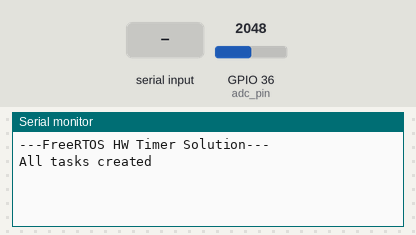
A sketch run on a simulated ESP32. On the bench: the last lines printed to the serial monitor. The test bench sets the inputs (shaded band); at power-on: GPIO 36 (adc_pin) = 2048.

Above: at 1.8 s.
1.9 s: "90,45\n" received over Serial
At 3.1 s:
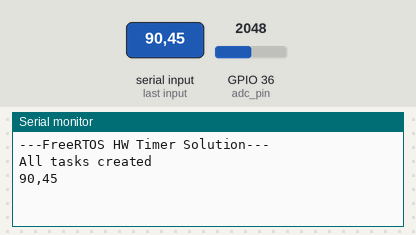
3.4 s: "0\n" received over Serial
At 4.6 s:
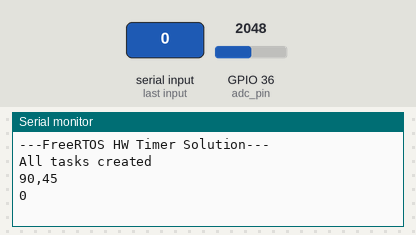
4.9 s: "on\n" received over Serial
At 6.2 s:
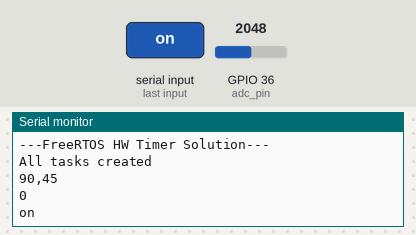

Measured:
- after the input at 1.9 s, the serial monitor: prints a new line at once (image 1)
- after the input at 3.4 s, the serial monitor: prints a new line at once (image 2)
- after the input at 4.9 s, the serial monitor: prints a new line at once (image 3)

The sketch:

IntroRTOSPart9Challenge.ino
```cpp
/**
 *
 * FreeRTOS Hardware Timer Challenge
 *
 * Challenge: create a sampling, processing, and interface system using hardware interrupts and
 * whatever kernel objects (e.g. queues, mutexes, and semaphores) you might need.
 *
 * You should implement a hardware timer in the ESP32 (here is a good article showing how to do that) that samples from an ADC pin once every 100 ms.
 * This sampled data should be copied to a double buffer (you could also use a circular buffer).
 * Whenever one of the buffers is full, the ISR should notify Task A.
 * Task A, when it receives notification from the ISR, should wake up and compute the average of the previously collected 10 samples.
 * Note that during this calculation time, the ISR may trigger again. This is where a double (or circular) buffer will help:
 * you can process one buffer while the other is filling up.
 *
 * When Task A is finished, it should update a global floating point variable that contains the newly computed average.
 * Do not assume that writing to this floating point variable will take a single instruction cycle!
 * You will need to protect that action as we saw in the queue episode.
 *
 * Task B should echo any characters received over the serial port back to the same serial port.
 * If the command “avg” is entered, it should display whatever is in the global average variable.
 * This is like a “final project” in that you will need to use many of the concepts we covered in previous lectures and challenges.
 *
 * Notes:
 * Circular Buffer info is rampant on youtube and was given in a previous example.
 * I wanted to play w/ double buffers because its not a structure that I've used before.
 * Best explanation of double buffering I've found:
 * https://www.brainkart.com/article/Double-buffering_7738/
 *
 * Got it to compile and do stuff, but always was getting avg = 0.00. Peaking at solution, it seems the way to go is
 * to have a semaphore in CalcAvg for done_reading vs having a semaphore buf_ready going from interrupt -> CalcAvg.
 *
 * That and having an overrun flag.
 *
 * Date: 07/04/2021
 * Author: Rob Garrone (starter code and challenge by Shawn Hymel)
 *
 */

// You'll likely need this on vanilla FreeRTOS
//#include semphr.h

// Use only core 1 for demo purposes
#if CONFIG_FREERTOS_UNICORE
  static const BaseType_t app_cpu = 0;
#else
  static const BaseType_t app_cpu = 1;
#endif

// Settings
enum {BUF_SIZE = 10};                       // Size of buffer array
//enum {QUEUE_SIZE = 10};                     // Size of intertask comms Queues
static const uint16_t timer_divider = 8;  // 80Mhz divded by this
static const uint64_t timer_max = 1000000;  // max # of ticks, divide again
static const int adc_pin = A0;              // Analog input pin
static const char command[] = "avg";        // CLI command to recognize
static const uint8_t userbuffersize = 255;  // User's input buffer
static const uint8_t stringbuffersize = 25;
static const int cli_delay = 20;


// Globals
static volatile int bufA[BUF_SIZE];                  // A buffer
static volatile int bufB[BUF_SIZE];                  // B buffer
static volatile int * write_buf_ptr = bufA;          // init write buffer to A
static volatile int * read_buf_ptr = bufB;           // init read buffer to B
static volatile int write_idx = 0;                   // Write buffer index
static float adc_avg = 0; //initialize to 0;         // I guess I want it global?
static volatile bool overrun = false;                // Peaked at solution

// Semaphores, Mutexes, Spinlocks
static SemaphoreHandle_t done_reading = NULL;        // Flag buffer as used up by average task
static SemaphoreHandle_t buf_ready = NULL;           // Flag buffer as ready to be read
static portMUX_TYPE spinlock = portMUX_INITIALIZER_UNLOCKED;          // cool spinlock broh

// Queues
//static QueueHandle_t CalculatetoCLI;        // Queue from average to CLIHandler task

// Timers
hw_timer_t * timer = NULL;                  // HW timer

//*****************************************************************************

// Functions
void buf_ptr_swap(void)
{
  // Create a temporary ptr to hold
  volatile int * temp_ptr = NULL;
  //Assign read -> write to give to avg calc task
  //temp takes read, read takes write, write takes temp (old read)
  temp_ptr = write_buf_ptr;
  write_buf_ptr = read_buf_ptr;
  read_buf_ptr = temp_ptr;

}

// Timers
void IRAM_ATTR onTimer()
{

  static BaseType_t isWoken = pdFALSE;

  if((write_idx < BUF_SIZE) && (overrun == false))
  {
    //read analog, write to write-only buffer
    write_buf_ptr[write_idx] = analogRead(adc_pin);

    //update counter, not in critical section as we're in the ISR
    write_idx++;
  }

  if(write_idx >= BUF_SIZE)
  {
    if(xSemaphoreTakeFromISR(done_reading,&isWoken)==pdFALSE)
    {
      overrun = true;
    }
    //if no overrun, swap buffers and reset write_idx
    if(overrun == false)
    {
      buf_ptr_swap();
      write_idx = 0;
      xSemaphoreGiveFromISR(buf_ready,&isWoken);
    }

  if(isWoken == pdTRUE)
  {
    portYIELD_FROM_ISR();
  }

  }
}

// Tasks
void CLIHandler (void *parameter)
{
  char c;
  char fromAvgString[stringbuffersize];
  char userinput[userbuffersize];
  uint8_t idx = 0;

  //clear all buffers
  memset(fromAvgString,0,stringbuffersize);
  memset(userinput,0,userbuffersize);

  while(1)
  {
//    //check Queue for incoming messages from average function
//    if(xQueueReceive(CalculatetoCLI,(void *)&fromAvgString,0) == pdTRUE)
//    {
//      Serial.print("Current average is: ");
//      Serial.println(fromAvgString);
//      memset(fromAvgString,0,stringbuffersize);
//    }
    // if there's something in serial, get it
    if(Serial.available() > 0)
    {
      c = Serial.read();
      if(idx<userbuffersize-1)
      {
       userinput[idx] = c;
       idx++;
      }
      //if we're at the end of a string
      if(c=='\n'||c=='\r')
      {
        char clicommand[stringbuffersize];
        Serial.println();
        //parse user input for a command and a delay value
        sscanf(userinput,"%s", &clicommand);

        //if the cli command is our command
        if(strcmp(clicommand,command) == 0)
        {
          Serial.println("avg is");
          Serial.println(adc_avg);

          //clear everything
          memset(userinput,0,userbuffersize);
          idx=0;
        }
        else
        {
          //clear userinput buffer to accept another read
          memset(userinput,0,userbuffersize);
          idx=0;
        }
      }
      else
      {
        Serial.print(c);
      }
    }
    // This is needed to stop this task from hogging up processor time from CalculateAvg.
    vTaskDelay(cli_delay / portTICK_PERIOD_MS);
  }
}

void CalculateAvg(void * parameter)
{
  int sum = 0;
  float avg = 0;
  while(1)
  {
    xSemaphoreTake(buf_ready,portMAX_DELAY); //blocked until we get a go signal
    //Calc Avg
    sum = 0;
    for(int i = 0; i<10;i++)
    {
      sum += read_buf_ptr[i];
    }

    avg = (float)sum/BUF_SIZE;

    portENTER_CRITICAL(&spinlock);
    adc_avg = avg;
    overrun = 0;
    xSemaphoreGive(done_reading);
    portEXIT_CRITICAL(&spinlock);
  }
}

//*****************************************************************************
// Main (runs as its own task with priority 1 on core 1)

void setup()
{
  // Configure Serial
  Serial.begin(115200);

  // Wait a moment to start (so we don't miss Serial output)
  vTaskDelay(1000 / portTICK_PERIOD_MS);
  Serial.println();
  Serial.println("---FreeRTOS HW Timer Solution---");

  //Create semaphores
  done_reading = xSemaphoreCreateBinary();
  buf_ready = xSemaphoreCreateBinary();

  xSemaphoreGive(done_reading); // prime done_reading, don't prime buf_ready
  //ensure semaphore actually gets made

  if((done_reading == NULL) || buf_ready == NULL)
  {
    ESP.restart(); // cool trick fromt the solution!
  }

  // Timer setup
  timer = timerBegin(0, timer_divider, true);
  timerAttachInterrupt(timer, &onTimer, true);
  timerAlarmWrite(timer, timer_max, true);
  timerAlarmEnable(timer);

  // CLI Handler
  xTaskCreatePinnedToCore(CLIHandler,
                            "CLI Handler",
                            1024,
                            NULL,
                            2, // Give higher priority to handling CLI
                            NULL,
                            app_cpu);

  // Calc Avg
    xTaskCreatePinnedToCore(CalculateAvg,
                            "Calculate Average",
                            1024,
                            NULL,
                            1,
                            NULL,
                            app_cpu);


  // Notify that all tasks have been created
  Serial.println("All tasks created");

  vTaskDelete(NULL);
}

void loop() {

  // Do nothing but allow yielding to lower-priority tasks
  vTaskDelay(1000 / portTICK_PERIOD_MS);
}
```
